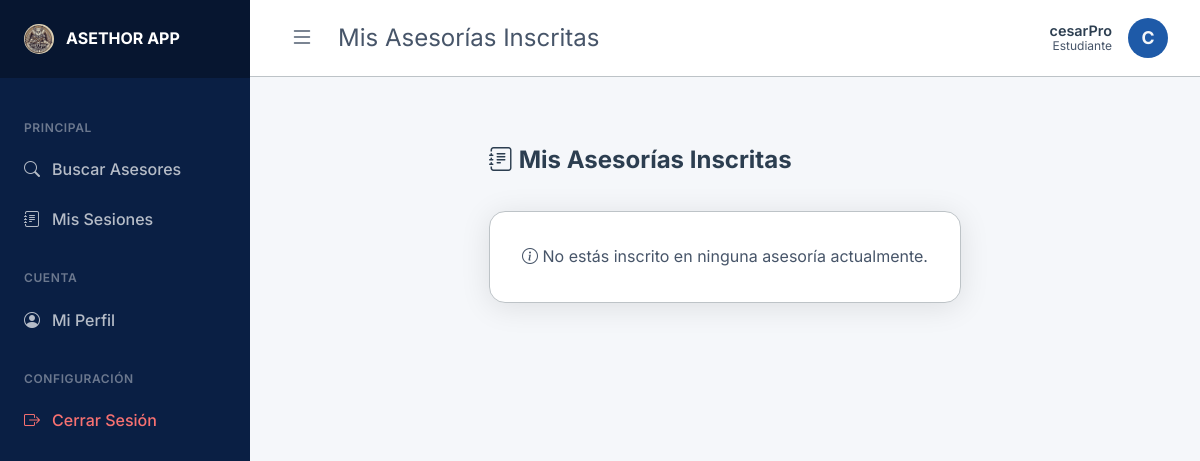
Page /estudiante/my_sessions (signed in) on the earlier database version.
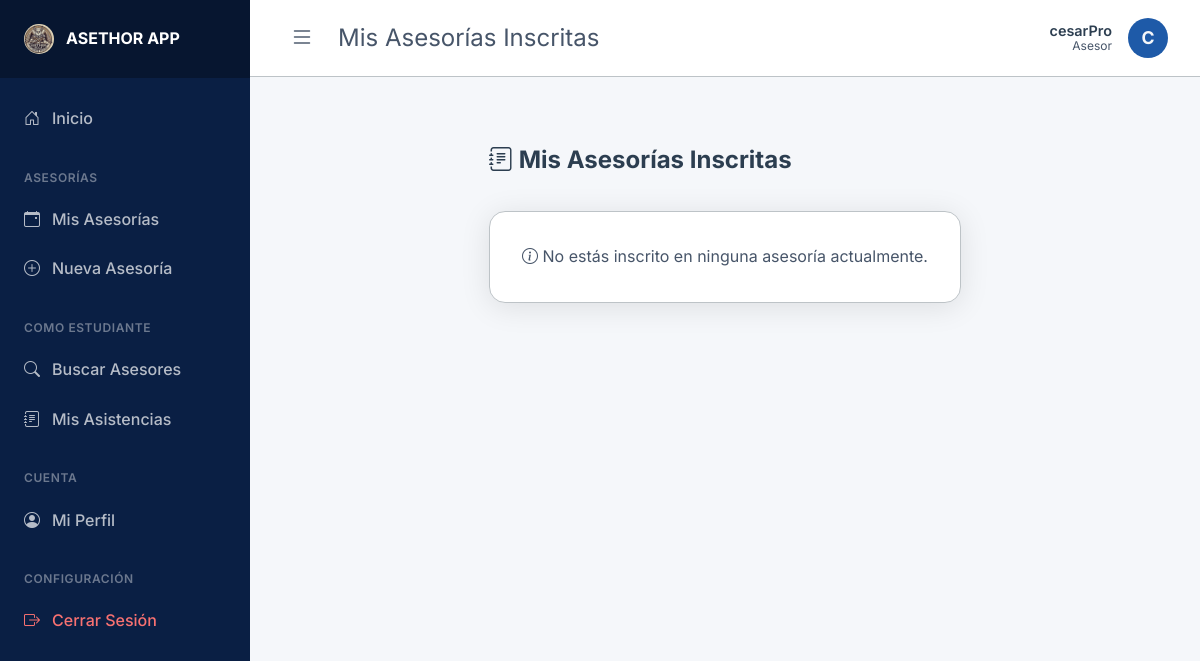
Same page on the later database version.
### app/models.py (models this page shows, shortened)
class User(db.Model, UserMixin):
    id = db.Column(db.Integer, primary_key=True)
    username = db.Column(db.String(20), unique=True, nullable=False)
    password_hash = db.Column(db.String(60), nullable=False)
    role = db.Column(db.String(20), nullable=False, default='Estudiante') # Super-Admin, Admin, Asesor, Estudiante
    profile = db.relationship('Profile', backref='user', uselist=False, cascade='all, delete-orphan')
    sessions_given = db.relationship('TutoringSession', backref='asesor', cascade='all, delete-orphan')
    reviews_received = db.relationship('Review', foreign_keys='Review.asesor_id', backref='asesor_reviewed', cascade='all, delete-orphan')
    enrollments = db.relationship('Enrollment', backref='student', cascade='all, delete-orphan')
    reviews_given = db.relationship('Review', foreign_keys='Review.student_id', backref='student_reviewer', cascade='all, delete-orphan')

### app/routes/estudiante.py (the view)
@estudiante.route('/my_sessions')
def my_sessions():
    enrollments = Enrollment.query.filter_by(student_id=current_user.id).all()
    return render_template('estudiante/my_sessions.html', title='Mis Asesorías Inscritas', enrollments=enrollments)

### app/models.py (called while the page is built)
@login_manager.user_loader
def load_user(user_id):
    return User.query.get(int(user_id))

### app/routes/estudiante.py (called while the page is built)
@estudiante.before_request
@login_required
def check_estudiante():
    if current_user.role not in ['Estudiante', 'Asesor']:
        flash('Acceso denegado. Esta sección es solo para estudiantes y asesores.', 'danger')
        return redirect(url_for('main.home'))

### app/templates/estudiante/my_sessions.html
{% extends 'base.html' %}
{% block content %}
<h2 class="mb-2"><i class="bi bi-journal-text"></i> Mis Asesorías Inscritas</h2>
{% if enrollments %}
<div class="grid-cards mt-2">
    {% for enrollment in enrollments %}
    <div class="glass card">
        <div class="d-flex justify-between align-center mb-2">
            <h3 style="margin: 0; color: var(--primary-color);">{{ enrollment.session.topic }}</h3>
            <span class="badge">
                <i class="bi {% if enrollment.session.session_type == 'Individual' %}bi-person{% else %}bi-people{% endif %}"></i> {{ enrollment.session.session_type }}
            </span>
        </div>
        <p style="font-size: 0.9rem;"><strong><i class="bi bi-person-badge"></i> Asesor:</strong> <a href="{{ url_for('main.asesor_profile', asesor_id=enrollment.session.asesor_id) }}" style="color: var(--primary-color);">{{ enrollment.session.asesor.profile.full_name or enrollment.session.asesor.username }}</a></p>
        <p style="font-size: 0.9rem;"><strong><i class="bi bi-calendar3"></i> Fecha:</strong> {{ enrollment.session.date.strftime('%d/%m/%Y') }}</p>
        <p style="font-size: 0.9rem;"><strong><i class="bi bi-clock"></i> Horario:</strong> {{ enrollment.session.start_time.strftime('%H:%M') }} - {{ enrollment.session.end_time.strftime('%H:%M') }}</p>
        <div class="mt-2 text-center">
            <a href="{{ url_for('estudiante.review_session', session_id=enrollment.session.id) }}" class="btn glass" style="width: 100%; color: var(--warning-color); border: 1px solid var(--warning-color);">
                <i class="bi bi-star"></i> Calificar Asesoría
            </a>
        </div>
    </div>
    {% endfor %}
</div>
{% else %}
<p class="text-center mt-4 glass card"><i class="bi bi-info-circle"></i> No estás inscrito en ninguna asesoría actualmente.</p>
{% endif %}
{% endblock %}

### app/templates/base.html (shortened to what the changed rows need)
<!DOCTYPE html>
<html lang="es">
<head>
    <link rel="stylesheet" href="{{ url_for('static', filename='css/style.css') }}">
    <link rel="stylesheet" href="https://cdn.jsdelivr.net/npm/bootstrap-icons@1.11.3/font/bootstrap-icons.min.css">
</head>
<body>
    {% if current_user.is_authenticated %}
    <div class="app-wrapper">
        <aside id="sidebar" class="sidebar">
            <div class="sidebar-header">
                <img src="{{ url_for('static', filename='img/logo.jpg') }}" alt="Logo" style="height: 30px; width: 30px; object-fit: cover; border-radius: 50%;">
                <span style="font-weight: 700;">ASETHOR APP</span>
            </div>
            <nav class="sidebar-nav">
                {% if current_user.role != 'Estudiante' %}
                    <a href="{{ url_for('main.home') }}" class="sidebar-link">
                        <i class="bi bi-house-door"></i> Inicio
                    </a>
                {% endif %}
                {% if current_user.role == 'Super-Admin' or current_user.role == 'Admin' %}
                    <div class="sidebar-section">Administración</div>
                    <a href="{{ url_for('admin.dashboard') }}" class="sidebar-link">
                        <i class="bi bi-speedometer2"></i> Panel Admin
                    </a>
                    <a href="{{ url_for('admin.create_user') }}" class="sidebar-link">
                        <i class="bi bi-person-plus"></i> Crear Usuario
                    </a>
                {% elif current_user.role == 'Asesor' %}
                    <div class="sidebar-section">Asesorías</div>
                    <a href="{{ url_for('asesor.sessions') }}" class="sidebar-link">
                        <i class="bi bi-calendar-event"></i> Mis Asesorías
                    </a>
                    <a href="{{ url_for('asesor.new_session') }}" class="sidebar-link">
                        <i class="bi bi-plus-circle"></i> Nueva Asesoría
                    </a>
                    <div class="sidebar-section">Como Estudiante</div>
                    <a href="{{ url_for('estudiante.search') }}" class="sidebar-link">
                        <i class="bi bi-search"></i> Buscar Asesores
                    </a>
                    <a href="{{ url_for('estudiante.my_sessions') }}" class="sidebar-link">
                        <i class="bi bi-journal-text"></i> Mis Asistencias
                    </a>
                    <div class="sidebar-section">Cuenta</div>
                    <a href="{{ url_for('asesor.profile') }}" class="sidebar-link">
                        <i class="bi bi-person-circle"></i> Mi Perfil
                    </a>
                {% elif current_user.role == 'Estudiante' %}
                    <div class="sidebar-section">Principal</div>
                    <a href="{{ url_for('estudiante.search') }}" class="sidebar-link">
                        <i class="bi bi-search"></i> Buscar Asesores
                    </a>
                    <a href="{{ url_for('estudiante.my_sessions') }}" class="sidebar-link">
                        <i class="bi bi-journal-text"></i> Mis Sesiones
                    </a>
                    <div class="sidebar-section">Cuenta</div>
                    <a href="{{ url_for('estudiante.profile') }}" class="sidebar-link">
                        <i class="bi bi-person-circle"></i> Mi Perfil
                    </a>
                {% endif %}
                <div class="sidebar-section">Configuración</div>
                <a href="{{ url_for('auth.logout') }}" class="sidebar-link" style="color: #f87171;">
                    <i class="bi bi-box-arrow-right"></i> Cerrar Sesión
                </a>
            </nav>
        </aside>
        <main class="main-wrapper">
            <header class="topbar">
                <div class="d-flex align-center gap-1">
                    <button id="sidebarToggle" class="btn-toggle">
                        <i class="bi bi-list"></i>
                    </button>
                    <div class="topbar-title">{% if title %}{{ title }}{% else %}Inicio{% endif %}</div>
                </div>
                <div class="topbar-profile">
                    <div style="text-align: right; line-height: 1.2;">
                        <div style="font-weight: 600; color: var(--text-primary); font-size: 0.9rem;">{{ current_user.profile.full_name or current_user.username }}</div>
                        <div style="font-size: 0.75rem; color: var(--text-secondary);">{{ current_user.role }}</div>
                    </div>
                    <div class="avatar">{{ current_user.username[0]|upper }}</div>
                </div>
            </header>
            <div class="container" style="padding: 2rem;">
    {% endif %}
        {% block content %}{% endblock %}
    {% if current_user.is_authenticated %}
            </div>
        </main>
    </div>
    {% else %}
    </main>
    {% endif %}
</body>
</html>

Differences in the rows shown:
changed User: role "Estudiante" → "Asesor"
Other differences:
text no longer shown: "PRINCIPAL Mis Sesiones"
text now shown: "Inicio ASESORÍAS Mis Asesorías Nueva Asesoría COMO ESTUDIANTE Mis Asistencias"
